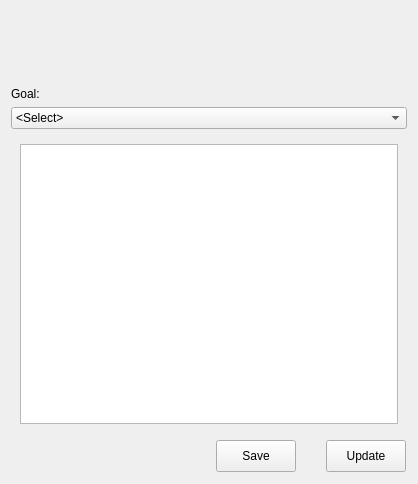
<?xml version="1.0" encoding="UTF-8"?>
<ui version="4.0">
 <class>utilities</class>
 <widget class="QWidget" name="utilities">
  <property name="geometry">
   <rect>
    <x>0</x>
    <y>0</y>
    <width>418</width>
    <height>484</height>
   </rect>
  </property>
  <property name="windowTitle">
   <string>Form</string>
  </property>
  <layout class="QVBoxLayout" name="utilitiesLayout">
   <item>
    <widget class="QLabel" name="utilityPlot">
     <property name="minimumSize">
      <size>
       <width>0</width>
       <height>70</height>
      </size>
     </property>
     <property name="maximumSize">
      <size>
       <width>300</width>
       <height>16777215</height>
      </size>
     </property>
     <property name="text">
      <string/>
     </property>
     <property name="scaledContents">
      <bool>true</bool>
     </property>
     <property name="buddy">
      <cstring>updateButton</cstring>
     </property>
    </widget>
   </item>
   <item>
    <widget class="QLabel" name="goalLabel">
     <property name="text">
      <string>Goal:</string>
     </property>
     <property name="buddy">
      <cstring>goalList</cstring>
     </property>
    </widget>
   </item>
   <item>
    <widget class="QComboBox" name="goalList">
     <item>
      <property name="text">
       <string>&lt;Select&gt;</string>
      </property>
     </item>
     <item>
      <property name="text">
       <string>Detect</string>
      </property>
     </item>
     <item>
      <property name="text">
       <string>Map</string>
      </property>
     </item>
     <item>
      <property name="text">
       <string>Navigate</string>
      </property>
     </item>
     <item>
      <property name="text">
       <string>Review status</string>
      </property>
     </item>
     <item>
      <property name="text">
       <string>Inspect current site</string>
      </property>
     </item>
     <item>
      <property name="text">
       <string>Explore</string>
      </property>
     </item>
    </widget>
   </item>
   <item>
    <widget class="QStackedWidget" name="tables">
     <property name="locale">
      <locale language="English" country="UnitedStates"/>
     </property>
     <property name="currentIndex">
      <number>6</number>
     </property>
     <widget class="QWidget" name="select">
      <layout class="QVBoxLayout" name="verticalLayout">
       <property name="margin">
        <number>1</number>
       </property>
      </layout>
     </widget>
     <widget class="QWidget" name="detect">
      <layout class="QVBoxLayout" name="verticalLayout_2">
       <property name="spacing">
        <number>0</number>
       </property>
       <property name="margin">
        <number>1</number>
       </property>
       <item>
        <widget class="QTableView" name="detectTable"/>
       </item>
      </layout>
     </widget>
     <widget class="QWidget" name="mapping">
      <layout class="QVBoxLayout" name="verticalLayout_3">
       <property name="spacing">
        <number>0</number>
       </property>
       <property name="margin">
        <number>1</number>
       </property>
       <item>
        <widget class="QTableView" name="mappingTable"/>
       </item>
      </layout>
     </widget>
     <widget class="QWidget" name="navigate">
      <layout class="QVBoxLayout" name="verticalLayout_4">
       <item>
        <widget class="QTableView" name="navigateTable"/>
       </item>
      </layout>
     </widget>
     <widget class="QWidget" name="review">
      <layout class="QVBoxLayout" name="verticalLayout_5">
       <item>
        <widget class="QTableView" name="reviewTable"/>
       </item>
      </layout>
     </widget>
     <widget class="QWidget" name="inspect">
      <layout class="QVBoxLayout" name="verticalLayout_6">
       <item>
        <widget class="QTableView" name="inspectTable"/>
       </item>
      </layout>
     </widget>
     <widget class="QWidget" name="explore">
      <layout class="QVBoxLayout" name="verticalLayout_7">
       <item>
        <widget class="QTableView" name="exploreTable"/>
       </item>
      </layout>
     </widget>
    </widget>
   </item>
   <item>
    <layout class="QHBoxLayout" name="updateLayout">
     <property name="spacing">
      <number>0</number>
     </property>
     <property name="margin">
      <number>1</number>
     </property>
     <item>
      <spacer name="horizontalSpacer">
       <property name="orientation">
        <enum>Qt::Horizontal</enum>
       </property>
       <property name="sizeHint" stdset="0">
        <size>
         <width>40</width>
         <height>20</height>
        </size>
       </property>
      </spacer>
     </item>
     <item>
      <widget class="QPushButton" name="saveButton">
       <property name="minimumSize">
        <size>
         <width>0</width>
         <height>32</height>
        </size>
       </property>
       <property name="text">
        <string>Save</string>
       </property>
      </widget>
     </item>
     <item>
      <spacer name="horizontalSpacer_2">
       <property name="orientation">
        <enum>Qt::Horizontal</enum>
       </property>
       <property name="sizeType">
        <enum>QSizePolicy::Fixed</enum>
       </property>
       <property name="sizeHint" stdset="0">
        <size>
         <width>30</width>
         <height>20</height>
        </size>
       </property>
      </spacer>
     </item>
     <item>
      <widget class="QPushButton" name="updateButton">
       <property name="minimumSize">
        <size>
         <width>0</width>
         <height>32</height>
        </size>
       </property>
       <property name="text">
        <string>Update</string>
       </property>
      </widget>
     </item>
    </layout>
   </item>
  </layout>
 </widget>
 <tabstops>
  <tabstop>goalList</tabstop>
  <tabstop>updateButton</tabstop>
 </tabstops>
 <resources/>
 <connections>
  <connection>
   <sender>updateButton</sender>
   <signal>clicked()</signal>
   <receiver>utilityPlot</receiver>
   <slot>update()</slot>
   <hints>
    <hint type="sourcelabel">
     <x>342</x>
     <y>462</y>
    </hint>
    <hint type="destinationlabel">
     <x>144</x>
     <y>49</y>
    </hint>
   </hints>
  </connection>
  <connection>
   <sender>goalList</sender>
   <signal>activated(int)</signal>
   <receiver>tables</receiver>
   <slot>setCurrentIndex(int)</slot>
   <hints>
    <hint type="sourcelabel">
     <x>208</x>
     <y>121</y>
    </hint>
    <hint type="destinationlabel">
     <x>208</x>
     <y>285</y>
    </hint>
   </hints>
  </connection>
 </connections>
</ui>
